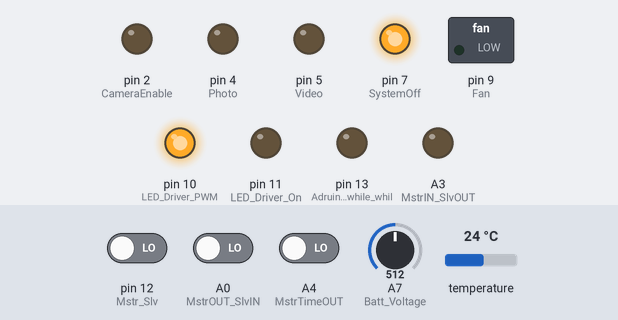
A sketch run on a simulated Arduino Nano, built with avr-gcc and run on an emulated ATmega328P. Parts: switched loads named in the sketch (green lamp = pin HIGH), output pins drawn as LEDs (lit = HIGH). The test bench sets the inputs (shaded band); at power-on: temperature 24 °C, A4 (MstrTimeOUT) LOW, A0 (MstrOUT_SlvIN) LOW, pin 12 (Mstr_Slv) LOW, A7 (Batt_Voltage) = 512.

Above: at 1.5 s.
1.6 s: temperature set to 39.1 °C
3.5 s: temperature set to 40.5 °C
At 4.7 s:
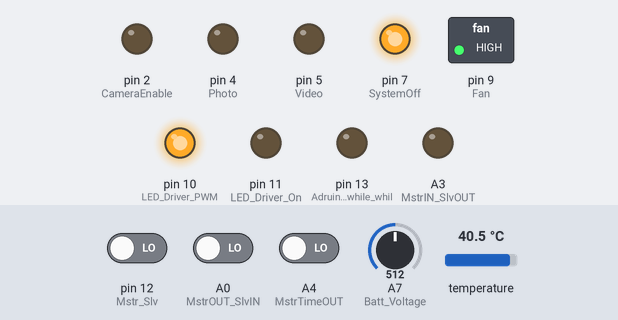
5.3 s: A4 (MstrTimeOUT) driven HIGH
At 7.3 s:
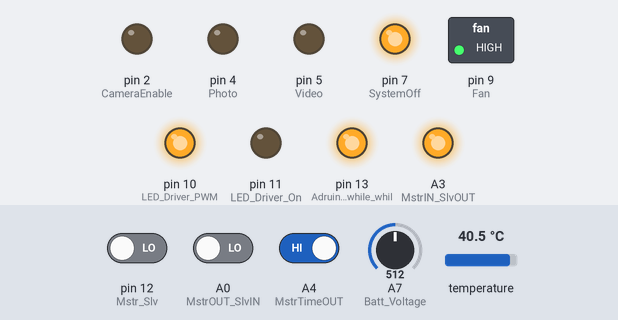
7.6 s: A0 (MstrOUT_SlvIN) driven HIGH
At 8.1 s:
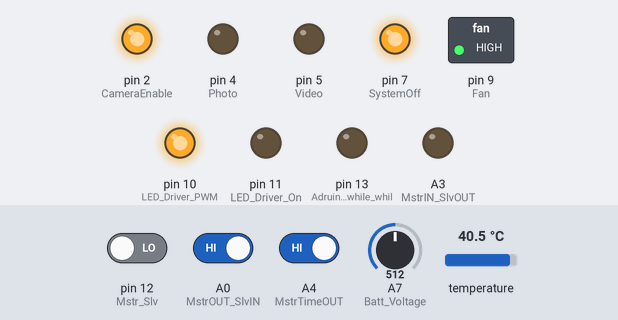
Timing chart, 0 to 21.1 s (numbered marks = the images above; inputs shaded):
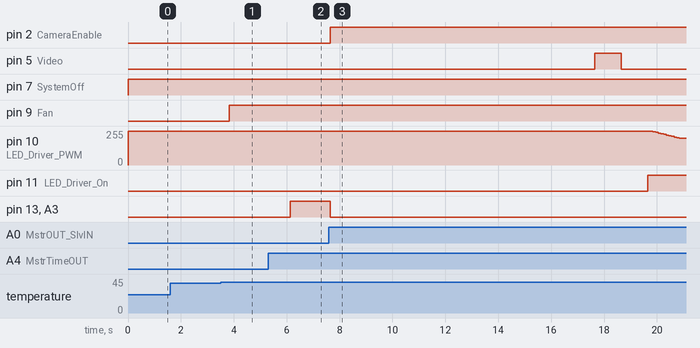

Measured:
- the behaviour switches between 39.9 and 40 °C on temperature (found by bisection; images 0 and 1)
- after the input at 1.6 s, every drawn part: stays the same
- after the input at 3.5 s, pin 9 (Fan): LOW → HIGH after 0.34 s
- after the input at 5.3 s, pin 13 (Adruino_LED_on_while_whil), A3 (MstrIN_SlvOUT): LOW → HIGH after 0.83 s
- after the input at 7.6 s, pin 2 (CameraEnable): LOW → HIGH after 0.05 s; pin 5 (Video): LOW → HIGH after 10.1 s, → LOW 1.0 s later; pin 10 (LED_Driver_PWM): moves from 255/255 to 200/255 over 1.0 s, starting after 12.3 s; pin 11 (LED_Driver_On): LOW → HIGH after 12.1 s; pin 13 (Adruino_LED_on_while_whil), A3 (MstrIN_SlvOUT): HIGH → LOW after 0.05 s

The sketch:

Stereo_BRUVS_4.7.0.04.ino
```cpp
/* BRUVS controller code.

   Developers: Frank Landry, Jack Tsao
   Date: July 16, 2021
   Last updated: July 28, 2022 (by Dave Burns)

   This code is to be used to control the 2 BRUVS cameras in a Primary/Secondary configuration.
   The code will run on both primary and secondary cameras, which is currently hard set. Camera
   modes can be set to either video or photo capture. Lights can be set to dynamic or
   static. Once the record time and intervals are set, the primary camera will begin the
   handshake sequence (syncing), turn on the camera on each system, start recording, turn on
   the lights, turn off the lights, stop recording, and then wait the set interval time before
   it begins again.

   NOTE: To set each driver board as either Primary or Secondary, set the position jumper pin
         located on the driver board.

         The yellow indicator light located on the Arduino microcontroller board will turn
         on when waiting to synchronize with it's paired Arduino microcontroller and turn
         off when synchronization is complete.

         See change.log file for updated information.

*/

/*=========================================================================================*
                                    Libraries
  =========================================================================================*/
#include <OneWire.h>
#include <DallasTemperature.h>


/*=========================================================================================*
                                    Pin definitions
  =========================================================================================*/
// ---WARNING!--- Do not change values!

#define MstrOUT_SlvIN         A0
#define LDR                   A2
#define MstrIN_SlvOUT         A3
#define MstrTimeOUT           A4
#define Temp_sensor           A5
#define Batt_Voltage          A7
#define CameraEnable          2       // HIGH to turn on
#define Photo                 4
#define Video                 5
#define SystemOff             7       // HIGH to turn off everything
#define Fan                   9
#define LED_Driver_PWM        10
#define LED_Driver_On         11
#define Mstr_Slv              12


/*==========================================================================================*
                                   Global variable definition
  ==========================================================================================*/
// ---WARNING!--- Do not change settings unless absolutely neccessary!

bool Mstr = false;                 // True if camera is primary
bool FanStatus = false;               // False = off, true = on
bool IntervalCheck = false;
static int CaptureMode = 0;
static int MaxTempSetPt = 80;         // Maximum ambient case temperature. 125C on regulator
static int FanTemp = 40;              // Temperature that triggers fan
static int LDRValue = 0;
unsigned long startMillis;
unsigned long currentMillis;
unsigned long previousMillis;
float temperature;
OneWire oneWire(Temp_sensor);
DallasTemperature sensors(&oneWire);

void BatteryCheck();
void CaptureStartStop();
void FanON();
void FanOFF();
void Sync();
void LightON(int);
void LightOFF();
int getLDR();
/*==========================================================================================*
                                   Mode selection
  ==========================================================================================*/
bool VideoMode = true;                // True = video, false = photo
/*bool DynamicLights = false;         // True = will use LDR to calibrate lights, false = disable
                                         Currently not implemented */


/*==========================================================================================*
                                   Settings
  ==========================================================================================*/
float BattCutoffVolt = 13.8;          // Minimum battery capacity. 13.8V ~30% total capacity.
static int RecordTime = 30000;        // Time in milliseconds(ex: 1sec = 1000)
static int LightLevel = 200;          // [0-255] 0=full on, 255=off
unsigned long Interval = 30000;      // 5 minutes =300000


/*==========================================================================================*
                                   Initializing Camera System
  ==========================================================================================*/
void setup() {
  sensors.begin();

  pinMode(LED_BUILTIN, OUTPUT);       // Adruino LED on while while waiting to sync
  digitalWrite(LED_BUILTIN, LOW);     //just added this

  pinMode(Mstr_Slv, INPUT);

  if (digitalRead(Mstr_Slv) == HIGH) {
    Mstr = true;
    pinMode(MstrTimeOUT, OUTPUT);
    digitalWrite(MstrTimeOUT, LOW);
    pinMode(MstrIN_SlvOUT, INPUT);
    pinMode(MstrOUT_SlvIN, OUTPUT);
    digitalWrite(MstrOUT_SlvIN, LOW);
  }

  else if (digitalRead(Mstr_Slv) == LOW) {
    pinMode(MstrTimeOUT, INPUT);
    pinMode(MstrOUT_SlvIN, INPUT);
    pinMode(MstrIN_SlvOUT, OUTPUT);
    digitalWrite(MstrIN_SlvOUT, LOW);
  }

  pinMode(Photo, OUTPUT);
  digitalWrite(Photo, LOW);
  pinMode(Video, OUTPUT);
  digitalWrite(Video, LOW);
  pinMode(CameraEnable, OUTPUT);
  digitalWrite(CameraEnable, LOW);
  pinMode(SystemOff, OUTPUT);
  digitalWrite(SystemOff, LOW);
  pinMode(LED_Driver_PWM, OUTPUT);
  analogWrite(LED_Driver_PWM, 255);
  pinMode(LED_Driver_On, OUTPUT);
  digitalWrite(LED_Driver_On, LOW);
  pinMode(Fan, OUTPUT);
  digitalWrite(Fan, LOW);
  pinMode(Batt_Voltage, INPUT);
  startMillis = millis();
  previousMillis = startMillis;

//  if (VideoMode == true)
//    CaptureMode = 5;
//  else if (VideoMode == false)
//    CaptureMode = 4;
}


/*==========================================================================================*
                                   Main
  ==========================================================================================*/
void loop() {
  BatteryCheck();                     // Check battery voltage level. If low, system will shutdown.

  if (Mstr == true) {                      // Check current time if the camera is the primary camera
    currentMillis = millis();         // Check if currently within Interval time.
    if ((currentMillis - previousMillis) >= Interval) {
      digitalWrite(MstrTimeOUT, HIGH);
      IntervalCheck = true;
      previousMillis = currentMillis;
    }
  }

  else if (Mstr == false){
    if (digitalRead(MstrTimeOUT) == HIGH){ // Slave check if within Interval time.
      IntervalCheck = true;
    }
  }

  sensors.requestTemperatures();      // Check driver board temp
  temperature = sensors.getTempCByIndex(0);
  if (temperature >= FanTemp)
    FanON();
  else
    FanOFF();
  if (temperature < MaxTempSetPt) {   // If temp is within range
    //Sync();                           // Start recording sequence: Sync with other arduino
    if (IntervalCheck == true) {              // Turn on camera if within Interval time
      Sync();
      digitalWrite(MstrTimeOUT, LOW);
      digitalWrite(CameraEnable, HIGH);
      delay(10000);                  // Wait 5 seconds before recording session starts
      FanON();
      //if (VideoMode == true) {                // Check mode(pic/vid) and run sequence
      CaptureStartStop();           // Start record
     // digitalWrite(5, HIGH);
      delay(1000);                  // 1 sec delay
      LightON(LightLevel);          // Turn on lights
      delay(RecordTime);            // Record video for "RecondTime" length of time
      LightOFF();                   // Turn off lights
      delay(1000);
     //digitalWrite(5, LOW);
      CaptureStartStop();           // Stop recording
      //}
//      else {                          // Only runs in picture mode
//        LightON(LightLevel);
//        CaptureStartStop();
//        LightOFF();
//      }
      delay(5000);   //was 1000
      digitalWrite(CameraEnable, LOW);
      //digitalWrite(MstrTimeOUT, LOW);
      IntervalCheck = false;          // Reset interval check
      previousMillis = millis();
    }
  }

  else {                              // If temp has reached max temp
    if(FanStatus == false)            // check if fan is on
      FanON();                        // turn on fan if it is off and skip recording interval
    IntervalCheck = false;            // Reset interval check
    if (Mstr == true)
      digitalWrite(MstrTimeOUT, LOW);
  }
}

/*==========================================================================================*
                                   Functions
  ==========================================================================================*/
void CaptureStartStop() {
//  digitalWrite(CaptureMode, HIGH);
//  delay(1000);
//  digitalWrite(CaptureMode, LOW);

  digitalWrite(5, HIGH);
  delay(1000);
  digitalWrite(5, LOW);
}

void Sync() {
  if (Mstr == true) {
    digitalWrite(LED_BUILTIN, HIGH);  // Turn on Sync Light
    digitalWrite(MstrOUT_SlvIN, HIGH);
    while (digitalRead(MstrIN_SlvOUT) == LOW);
    delay(50);
    digitalWrite(MstrOUT_SlvIN, LOW);
    digitalWrite(LED_BUILTIN, LOW);   // Turn off Sync Light
  }
  else if (Mstr == false){
    digitalWrite(LED_BUILTIN, HIGH);  // Turn on Sync Light
    digitalWrite(MstrIN_SlvOUT, HIGH);
    while (digitalRead (MstrOUT_SlvIN) == LOW);
    delay(50);
    digitalWrite(MstrIN_SlvOUT, LOW);
    digitalWrite(LED_BUILTIN, LOW);   // Turn off Sync Light
  }
  return;
}

void LightON(int k) {
  digitalWrite(LED_Driver_On, HIGH);
  delay(100);
  for (int i = 255; i >= k; i -= 5)
  {
    analogWrite(LED_Driver_PWM, i);
    delay(100);
  }
}

void LightOFF() {
  analogWrite(LED_Driver_PWM, 255);
  digitalWrite(LED_Driver_On, LOW);
}

void FanON() {
  digitalWrite(Fan, HIGH);
  FanStatus = true;
}

void FanOFF() {
  digitalWrite(Fan, LOW);
  FanStatus = false;
}

void BatteryCheck() {
  int value;
  value = analogRead(Batt_Voltage);
  if (value <= 565)
    digitalWrite(SystemOff, HIGH);
}

int getLDR() {
  int value;
  value = analogRead(LDR);
  delay(100);
  return value;
}
```
